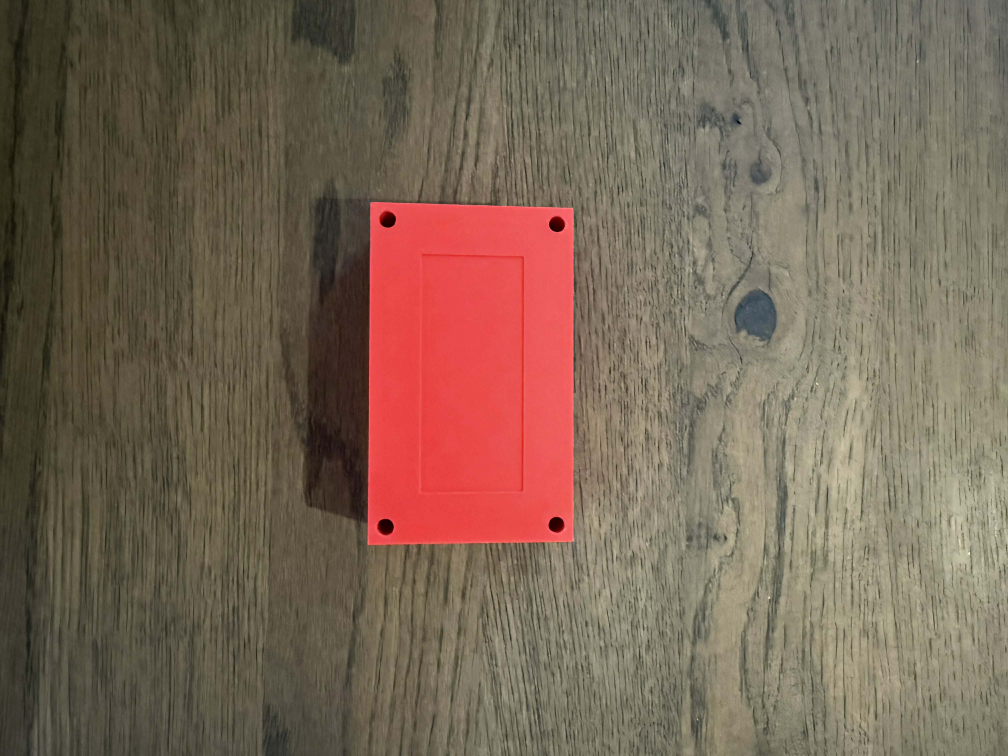
#> input picture 03_data/Sample_images/Sample2.jpg, 4032 x 3024 px (shown at 1/4 size)
$ python histogram.py
#> lines starting #> are read from the running program, lines starting #| are printed output that depends on the picture; after the words box and inside, x2 and y2 are one past the last pixel; in counts of white or black regions, pixels touching at a corner belong together
### 05_tests/Vision_tests/rescale_size_drawing.py
from pathlib import Path
import numpy as np
import cv2 as cv

# Variables to locate "Sample_images" folder
SCRIPT_DIR = Path(__file__).resolve().parent
PROJECT_ROOT = SCRIPT_DIR.parents[1]
PICTURE_FOLDER = PROJECT_ROOT / "03_data" / "Sample_images"


def load_image(filename: str) -> np.ndarray:
    """Loads an image from the PICTURE_FOLDER directory.

    Args:
        filename (str): Name of the image file to load ("Sample1.jpg").

    Returns:
        NumPy: The loaded image in BGR format.

    Raises:
        AssertionError: if the image file cannot be found or loaded.
    """
#> called with filename = 'Sample2.jpg'
    path = PICTURE_FOLDER / filename
    img = cv.imread(str(path))
#> img is the input picture: shape (3024, 4032, 3); mean B, G, R 85.5, 102, 121.5
    assert img is not None, f"Could not read image: {path}"
    return img


def rescalePicture(frame: np.ndarray, scale: float = 0.4) -> np.ndarray:
    """Rescales the image based on the scale factor.

    Args:
        frame (np.ndarray): Input image loaded by OpenCV.
        scale (float, optional):
            Values <1 shrink the image, values >1 enlarge it.
            Defaults to 0.4.

    Returns:
        NumPy: The resized image.
    """
#> called with scale = 0.2
    width = int(frame.shape[1] * scale)
#> width = 806
    height = int(frame.shape[0] * scale)
#> height = 604
    return cv.resize(frame, (width, height), interpolation=cv.INTER_AREA)
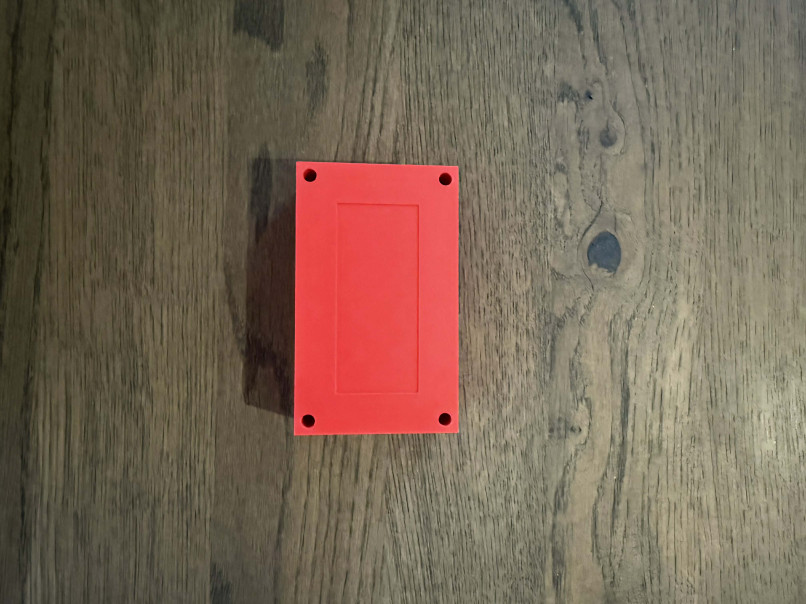
#> returned value: shape (604, 806, 3); mean of channels 0, 1, 2 85.5, 102, 121.5; drawn as B, G, R


# -------------------------------
# DRAWING FUNCTION
# -------------------------------
drawing = False
mode = True
ix, iy = -1, -1
original = None
overlay = None


# [61 lines left out: functions draw_rectangle, main, not called in this run]

# [2 lines that do not run on import are left out]

### 05_tests/Vision_tests/histogram.py
import cv2 as cv
import numpy as np
import matplotlib.pyplot as plt
from rescale_size_drawing import load_image
from rescale_size_drawing import rescalePicture

img = load_image("Sample2.jpg")
img = rescalePicture(img, scale=0.2)
cv.imshow('IMG', img)

blank = np.zeros(img.shape[:2], dtype='uint8')

gray = cv.cvtColor(img, cv.COLOR_BGR2GRAY)
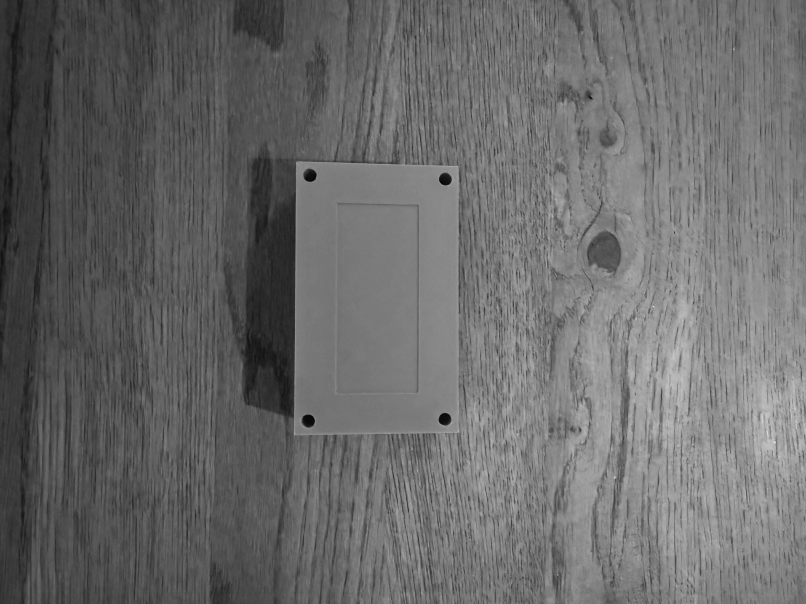
#> gray: shape (604, 806); min 5, max 236, mean 106
cv.imshow('Gray', gray)

mask = cv.circle(blank, (img.shape[1]//2, img.shape[0]//2), 100, 255, -1)
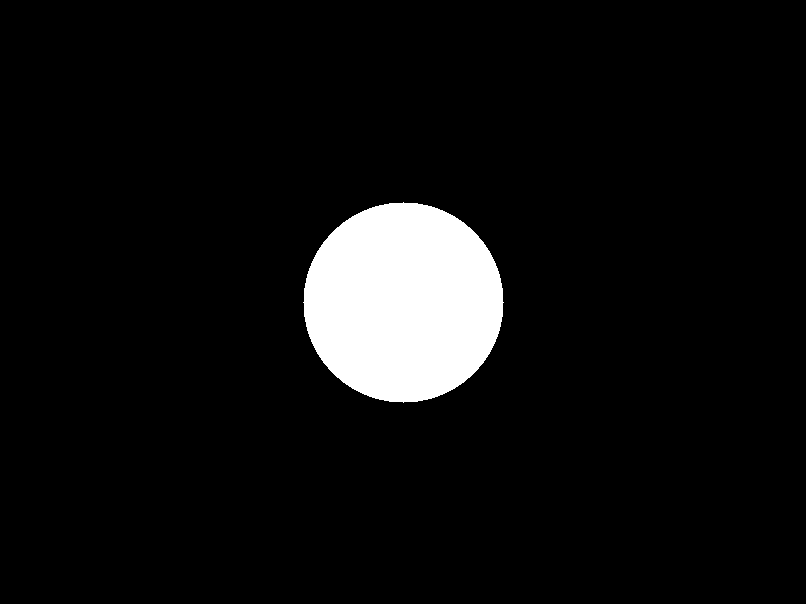
#> blank: shape (604, 806); 6.5% white; 1 white region, box (x1, y1, x2, y2) and area: (303, 202, 504, 403) 31417

masked = cv.bitwise_and(img,img,mask=mask)
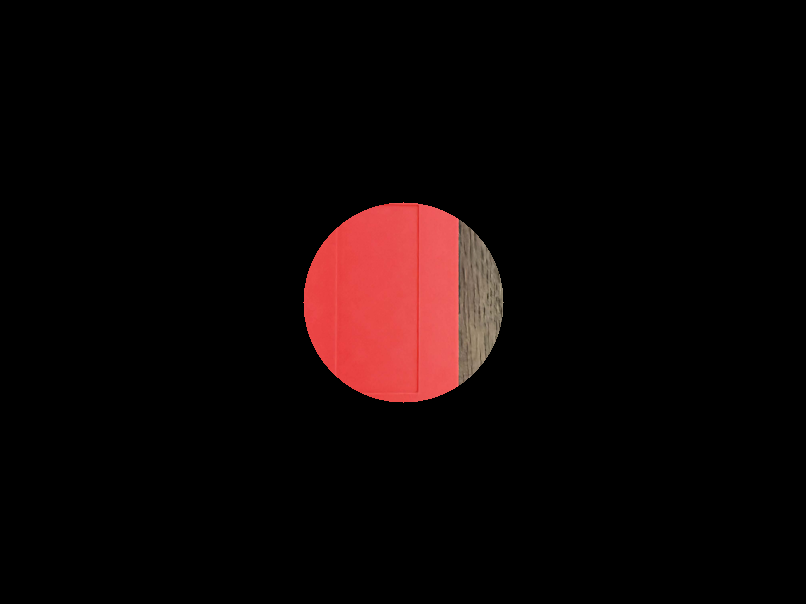
#> masked: shape (604, 806, 3); mean B, G, R 5.2, 5.5, 14
cv.imshow('Mask', masked)

 #Grayscaling histogram
gray_hist = cv.calcHist([gray], [0], mask, [256], [0,256])
#> gray_hist = 256 values, max 2400 at index 122, min 0 at index 0, mean 122.7

plt.figure()
plt.title('Grayscale Histogram')
plt.xlabel('Bins')
plt.ylabel('# of pixels')
plt.plot(gray_hist)
plt.xlim([0,256])

# Color Histogram

plt.figure()
plt.title('Color Histogram')
plt.xlabel('Bins')
plt.ylabel('# of pixels')
colors = ('b', 'g', 'r')
for i, col in enumerate(colors):
    hist = cv.calcHist([img], [i], mask, [256], [0,256])
    plt.plot(hist, color=col)
    plt.xlim([0,256])

plt.show()
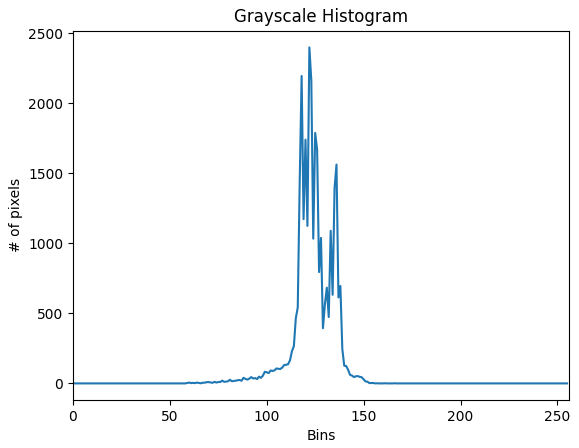
#> figure drawn by matplotlib, 1 panel; curve peaks at x = 122, y = 2400
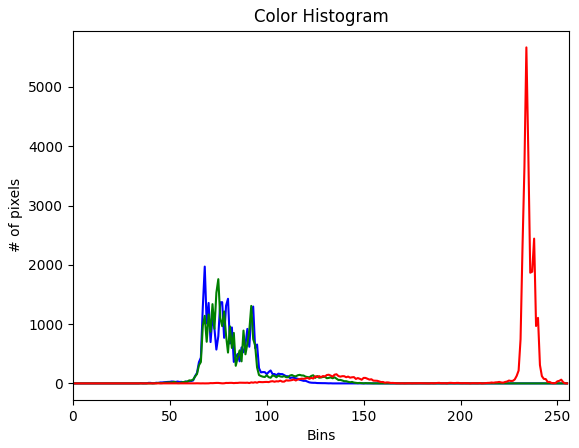
#> figure drawn by matplotlib, 1 panel; curve peaks at x = 68, y = 1970; curve peaks at x = 75, y = 1758; curve peaks at x = 234, y = 5667

cv.waitKey(0)

$ run again, with 03_data/Sample_images/frame_1764083636036.png saved as 03_data/Sample_images/Sample2.jpg
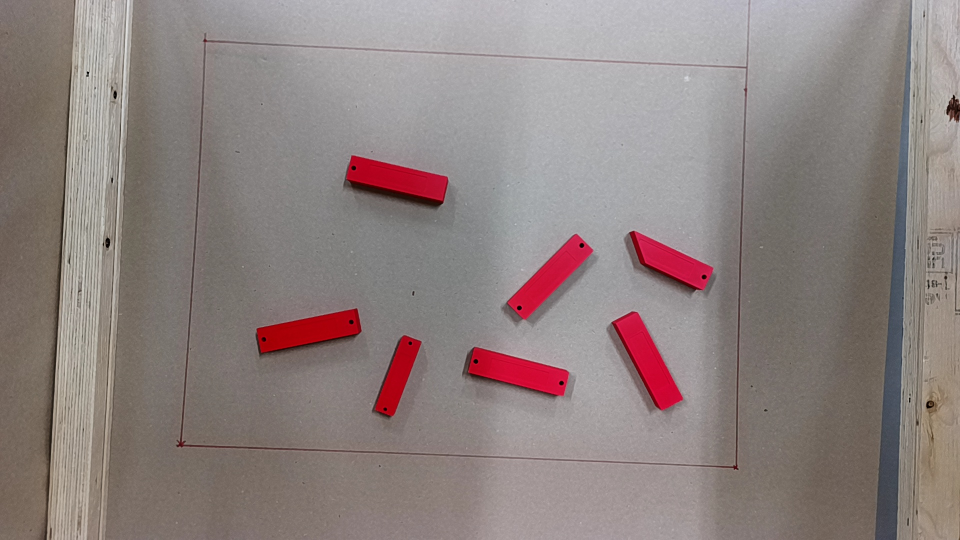
#> input picture 03_data/Sample_images/frame_1764083636036.png, 1920 x 1080 px (shown at 1/2 size)
#> in load_image, img is the input picture: shape (1080, 1920, 3); mean B, G, R 127.9, 129.9, 142
#> `mask = cv.circle(blank, (img.shape[1]//2, img.shape[0]//2), 100, 255, ..`:
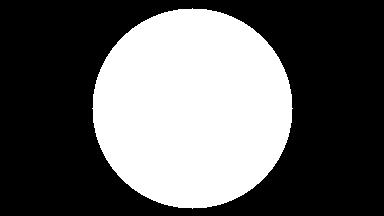
#> blank: shape (216, 384); 37.9% white; 1 white region, box (x1, y1, x2, y2) and area: (92, 8, 293, 209) 31417
#> gray_hist = 256 values, max 868 at index 128, min 0 at index 0, mean 122.7
#> `plt.show()`:
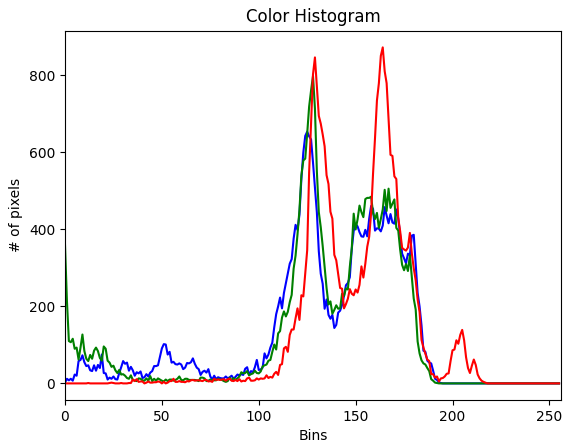
#> figure drawn by matplotlib, 1 panel; curve peaks at x = 125, y = 654; curve peaks at x = 128, y = 799; curve peaks at x = 164, y = 873

$ run again, with 03_data/Sample_images/frame_1764083658636.png saved as 03_data/Sample_images/Sample2.jpg
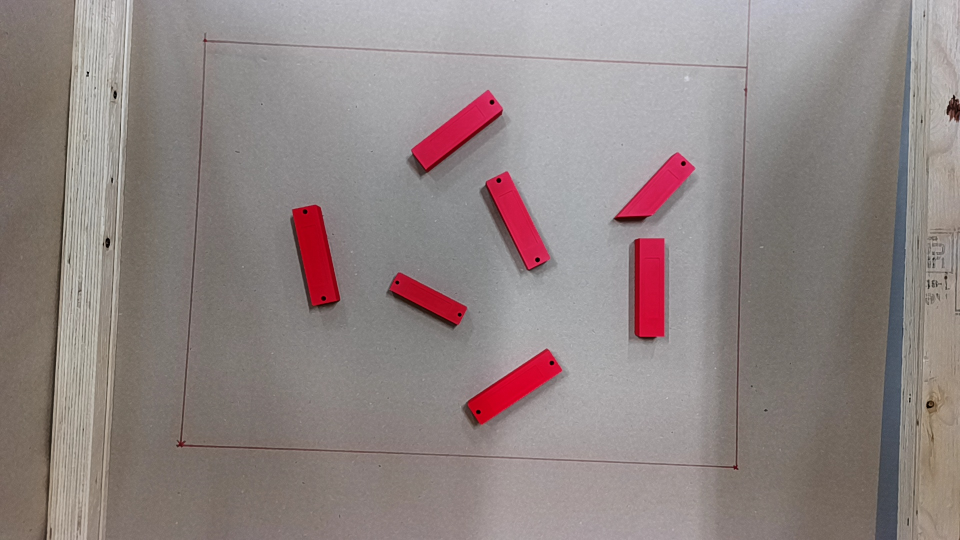
#> input picture 03_data/Sample_images/frame_1764083658636.png, 1920 x 1080 px (shown at 1/2 size)
#> in load_image, img is the input picture: shape (1080, 1920, 3); mean B, G, R 131.6, 132.9, 144.4
#> `mask = cv.circle(blank, (img.shape[1]//2, img.shape[0]//2), 100, 255, ..`:
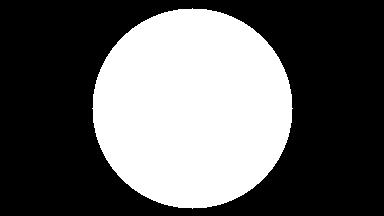
#> blank: shape (216, 384); 37.9% white; 1 white region, box (x1, y1, x2, y2) and area: (92, 8, 293, 209) 31417
#> gray_hist = 256 values, max 847 at index 132, min 0 at index 0, mean 122.7
#> `plt.show()`:
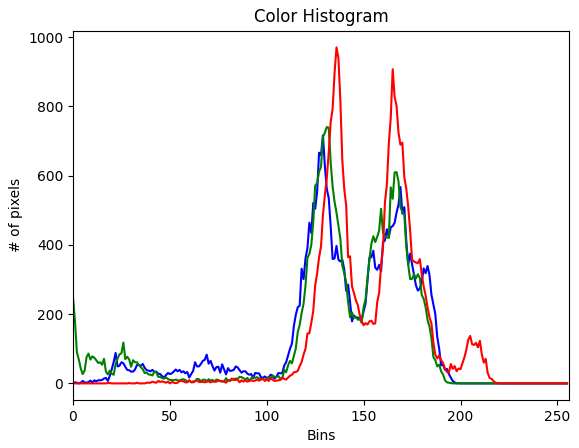
#> figure drawn by matplotlib, 1 panel; curve peaks at x = 129, y = 716; curve peaks at x = 131, y = 740; curve peaks at x = 136, y = 970

$ run again, with 03_data/Sample_images/frame_1764083678980.png saved as 03_data/Sample_images/Sample2.jpg
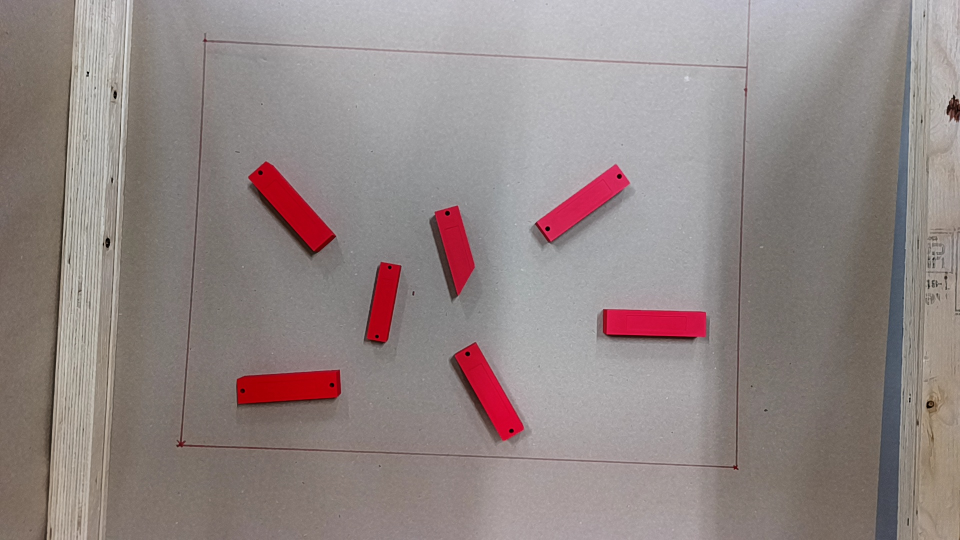
#> input picture 03_data/Sample_images/frame_1764083678980.png, 1920 x 1080 px (shown at 1/2 size)
#> in load_image, img is the input picture: shape (1080, 1920, 3); mean B, G, R 133.2, 134.6, 146.3
#> `mask = cv.circle(blank, (img.shape[1]//2, img.shape[0]//2), 100, 255, ..`:
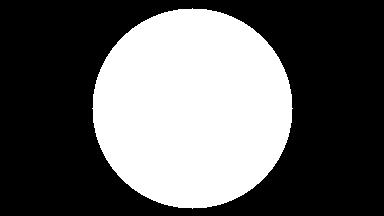
#> blank: shape (216, 384); 37.9% white; 1 white region, box (x1, y1, x2, y2) and area: (92, 8, 293, 209) 31417
#> gray_hist = 256 values, max 733 at index 132, min 0 at index 0, mean 122.7
#> `plt.show()`:
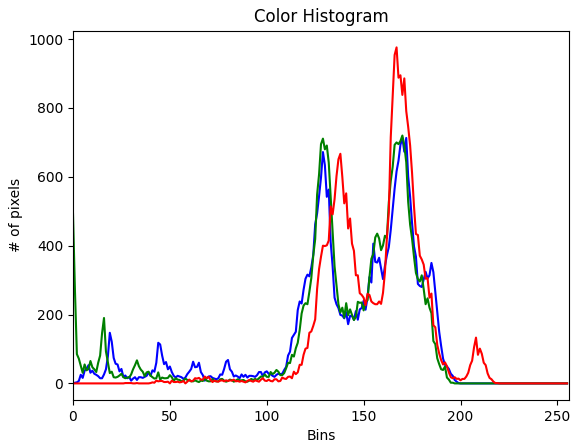
#> figure drawn by matplotlib, 1 panel; curve peaks at x = 170, y = 713; curve peaks at x = 170, y = 720; curve peaks at x = 167, y = 976
